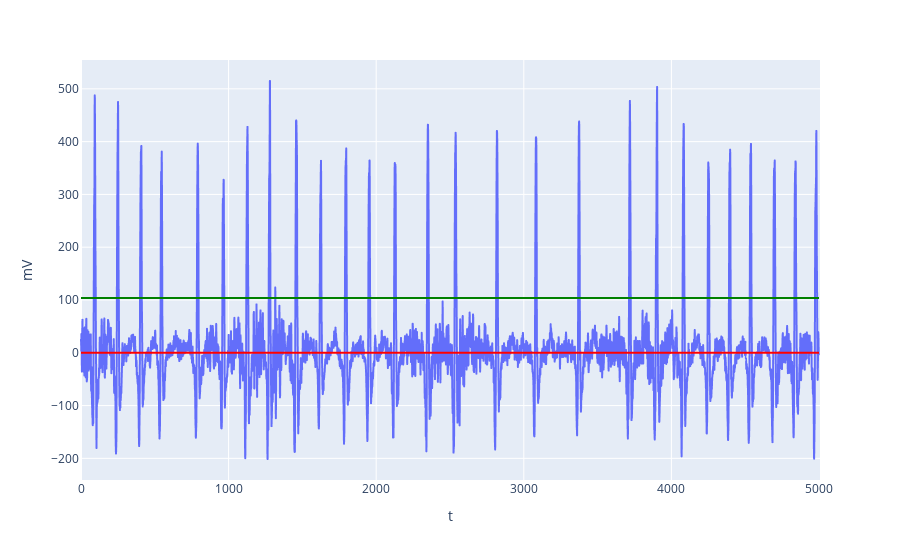

This figure's notebook cell:
### Code cell
# remove baseline wander and set median to 0
# https://python-heart-rate-analysis-toolkit.readthedocs.io/en/latest/_modules/heartpy/filtering.html
b, a = iirnotch(0.05 , Q = 0.005, fs = fs)
filtered_ecg = filtfilt(b, a, signal)
median = np.median(filtered_ecg)
filtered_ecg = filtered_ecg-median
fig = px.line(y=filtered_ecg, x=np.arange(len(filtered_ecg)), labels={'x':'t', 'y':'mV'})
mad = median_abs_deviation(filtered_ecg)
factor = 5
pos_deviation = factor*mad
fig.add_shape(type='line',
                x0=0,
                y0=0,
                x1=len(filtered_ecg),
                y1=0,
                line=dict(color='Red',),
                xref='x',
                yref='y'
)
fig.add_shape(type='line',
                x0=0,
                y0=pos_deviation,
                x1=len(filtered_ecg),
                y1=pos_deviation,
                line=dict(color='Green',),
                xref='x',
                yref='y'
)
fig.show()

### Figure 1 — Plotly figure (JSON) as saved in the notebook; plotly's stock layout.template omitted (floating-point values rounded to 4 significant figures; data arrays with more than 128 entries replaced by an {"elided": "..."} marker saying what was removed)
{"data": [{"hovertemplate": "t=%{x}<br>mV=%{y}<extra></extra>", "legendgroup": "", "line": {"color": "#636efa", "dash": "solid"}, "marker": {"symbol": "circle"}, "mode": "lines", "name": "", "showlegend": false, "type": "scattergl", "x": {"elided": "5000 int values"}, "xaxis": "x", "y": {"elided": "5000 float values"}, "yaxis": "y"}], "layout": {"legend": {"tracegroupgap": 0}, "margin": {"t": 60}, "shapes": [{"line": {"color": "Red"}, "type": "line", "x0": 0, "x1": 5000, "xref": "x", "y0": 0, "y1": 0, "yref": "y"}, {"line": {"color": "Green"}, "type": "line", "x0": 0, "x1": 5000, "xref": "x", "y0": 104.0, "y1": 104.0, "yref": "y"}], "xaxis": {"anchor": "y", "domain": [0, 1], "title": {"text": "t"}}, "yaxis": {"anchor": "x", "domain": [0, 1], "title": {"text": "mV"}}}}
